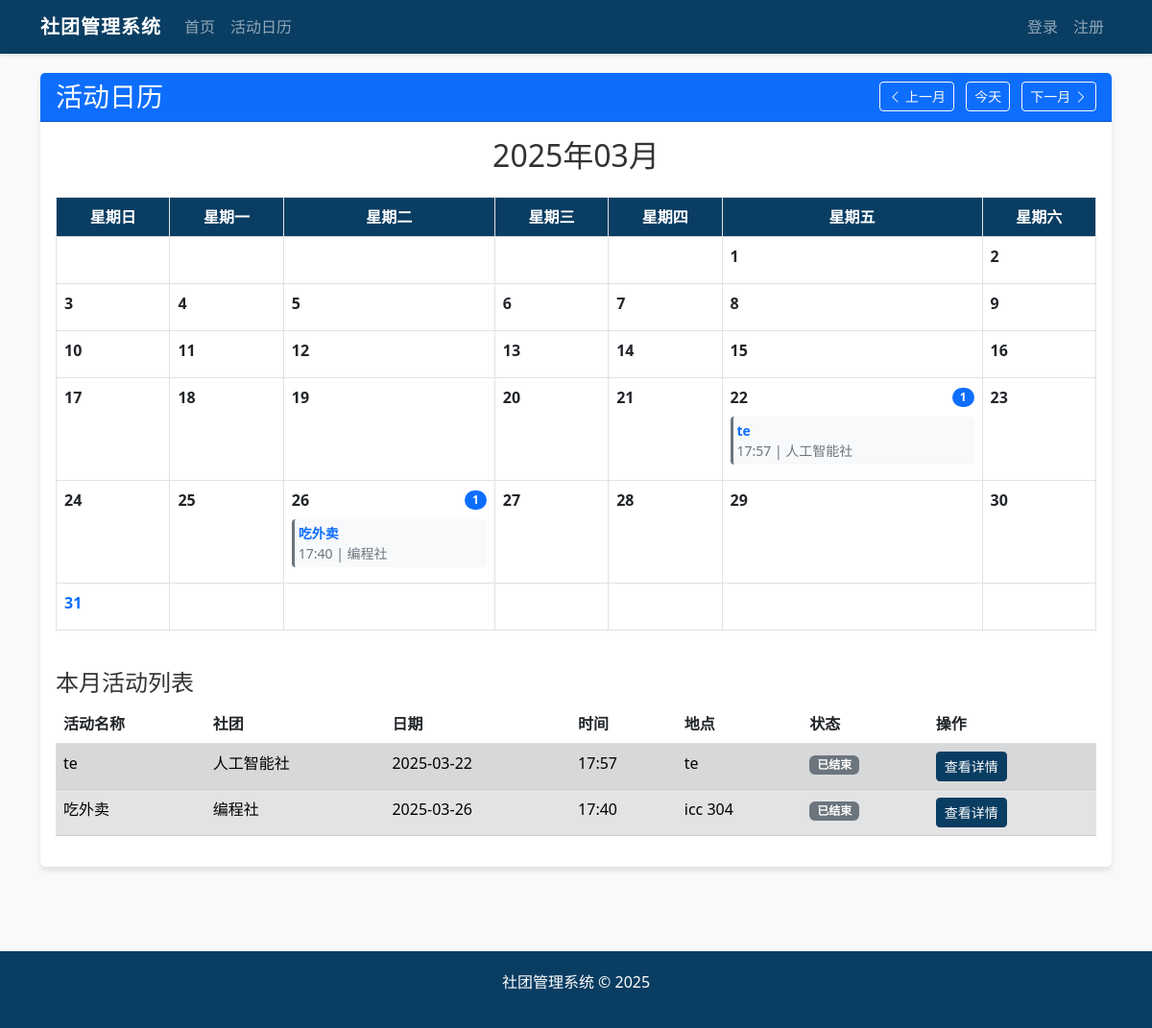
/calendar, run on the app's committed database.
### app/models.py (models this page shows, shortened)
class Activity(db.Model):
    __tablename__ = "activities"
    id = db.Column(db.Integer, primary_key=True)
    title = db.Column(db.String(128))
    description = db.Column(db.Text)
    event_date = db.Column(db.DateTime)
    location = db.Column(db.String(128))
    published_at = db.Column(db.DateTime, default=datetime.utcnow)
    click_count = db.Column(db.Integer, default=0)
    enroll_count = db.Column(db.Integer, default=0)
    max_participants = db.Column(db.Integer, default=0)  # 0表示不限制人数
    feedback_score = db.Column(db.Float, default=0)  # 学生反馈综合评分
    approved = db.Column(db.Boolean, default=False)  # 活动帖审核状态
    publisher_id = db.Column(db.Integer, db.ForeignKey('users.id'), nullable=True)
    club_id = db.Column(db.Integer, db.ForeignKey('clubs.id'))
    creator_id = db.Column(db.Integer, db.ForeignKey('users.id'), nullable=True)
    publisher = db.relationship('User', foreign_keys=[publisher_id], backref='published_activities')
    creator = db.relationship('User', foreign_keys=[creator_id], backref='created_activities')
    comments = db.relationship('Comment', backref='activity', lazy='dynamic')
    participants = db.relationship('Registration', backref='activity', lazy='dynamic')

class Club(db.Model):
    __tablename__ = "clubs"
    id = db.Column(db.Integer, primary_key=True)
    name = db.Column(db.String(64), unique=True)
    description = db.Column(db.Text)
    president_contact = db.Column(db.String(64))
    type = db.Column(db.String(64))   # 社团类型：科技类、公益类、学术类、活动类、文化类、体育类、艺术类
    score = db.Column(db.Float, default=0)   # 社团分数
    leader_id = db.Column(db.Integer, db.ForeignKey('users.id'), nullable=True)
    teacher_id = db.Column(db.Integer, db.ForeignKey('users.id'), nullable=True)
    creator_id = db.Column(db.Integer, db.ForeignKey('users.id'), nullable=True)
    created_at = db.Column(db.DateTime, default=datetime.utcnow)
    activities = db.relationship('Activity', backref='club', lazy='dynamic')
    leader = db.relationship('User', foreign_keys=[leader_id], backref='led_club')
    teacher = db.relationship('User', foreign_keys=[teacher_id], backref='guided_club')
    creator = db.relationship('User', foreign_keys=[creator_id], backref='created_clubs')

### app/views/main.py (the view)
@main_bp.route('/calendar')
def activity_calendar():
    now = get_beijing_time()
    year = request.args.get('year', type=int, default=now.year)
    month = request.args.get('month', type=int, default=now.month)
    if not (1 <= month <= 12):
        month = now.month
    first_day = datetime(year, month, 1, tzinfo=now.tzinfo)
    if month == 12:
        last_day = datetime(year + 1, 1, 1, tzinfo=now.tzinfo) - timedelta(days=1)
    else:
        last_day = datetime(year, month + 1, 1, tzinfo=now.tzinfo) - timedelta(days=1)
    cal = cal_module.monthcalendar(year, month)
    month_name = datetime(year, month, 1).strftime("%Y年%m月")
    activities = Activity.query.filter(
        Activity.event_date >= first_day,
        Activity.event_date <= last_day + timedelta(days=1),
        Activity.approved == True
    ).order_by(Activity.event_date).all()
    activity_by_day = {}
    for activity in activities:
        event_date = make_aware(activity.event_date)
        day = event_date.day
        if day not in activity_by_day:
            activity_by_day[day] = []
        activity_by_day[day].append({
            'activity': activity,
            'is_past': event_date < now
        })
    prev_month = month - 1
    prev_year = year
    if prev_month == 0:
        prev_month = 12
        prev_year = year - 1
    next_month = month + 1
    next_year = year
    if next_month == 13:
        next_month = 1
        next_year = year + 1
    return render_template('calendar.html',
                          cal=cal,
                          month_name=month_name,
                          activity_by_day=activity_by_day,
                          year=year,
                          month=month,
                          prev_year=prev_year,
                          prev_month=prev_month,
                          next_year=next_year,
                          next_month=next_month,
                          today=now)

### app/views/main.py (called while the page is built)
def get_beijing_time():
    beijing_tz = pytz.timezone('Asia/Shanghai')
    return datetime.now(beijing_tz)

def make_aware(dt):
    beijing_tz = pytz.timezone('Asia/Shanghai')
    if dt.tzinfo is None:
        return beijing_tz.localize(dt)
    return dt

### app/templates/calendar.html (shortened to what this page needs)
{% extends "layout.html" %}
{% block content %}
<div class="card">
    <div class="card-header bg-primary text-white">
        <div class="d-flex justify-content-between align-items-center">
            <h3 class="mb-0">活动日历</h3>
            <div>
                <a href="{{ url_for('main.activity_calendar', year=prev_year, month=prev_month) }}" class="btn btn-sm btn-outline-light me-2">
                    <i class="bi bi-chevron-left"></i> 上一月
                </a>
                <a href="{{ url_for('main.activity_calendar', year=today.year, month=today.month) }}" class="btn btn-sm btn-outline-light">
                    今天
                </a>
                <a href="{{ url_for('main.activity_calendar', year=next_year, month=next_month) }}" class="btn btn-sm btn-outline-light ms-2">
                    下一月 <i class="bi bi-chevron-right"></i>
                </a>
            </div>
        </div>
    </div>
    <div class="card-body">
        <h2 class="text-center mb-4">{{ month_name }}</h2>
        <div class="table-responsive">
            <table class="table table-bordered">
                <thead class="calendar-header">
                    <tr>
                        <th class="text-center">星期日</th>
                        <th class="text-center">星期一</th>
                        <th class="text-center">星期二</th>
                        <th class="text-center">星期三</th>
                        <th class="text-center">星期四</th>
                        <th class="text-center">星期五</th>
                        <th class="text-center">星期六</th>
                    </tr>
                </thead>
                <tbody>
                    {% for week in cal %}
                        <tr>
                            {% for day in week %}
                                {% if day != 0 %}
                                    {% set is_today = day == today.day and month == today.month and year == today.year %}
                                    <td class="calendar-day {% if is_today %}current-day{% endif %}">
                                        <div class="d-flex justify-content-between align-items-center mb-2">
                                            <span class="fw-bold {% if is_today %}text-primary{% endif %}">{{ day }}</span>
                                            {% if day in activity_by_day %}
                                                <span class="badge bg-primary rounded-pill">{{ activity_by_day[day]|length }}</span>
                                            {% endif %}
                                        </div>
                                        {% if day in activity_by_day %}
                                            {% for activity_info in activity_by_day[day] %}
                                                <div class="calendar-event {% if activity_info.is_past %}past-event{% else %}future-event{% endif %}">
                                                    <a href="{{ url_for('main.view_activity', activity_id=activity_info.activity.id) }}" class="text-decoration-none">
                                                        <div class="small fw-bold">{{ activity_info.activity.title|truncate(20) }}</div>
                                                        <div class="small text-muted">{{ activity_info.activity.event_date.strftime('%H:%M') }} | {{ activity_info.activity.club.name }}</div>
                                                    </a>
                                                </div>
                                            {% endfor %}
                                        {% endif %}
                                    </td>
                                {% else %}
                                    <td></td>
                                {% endif %}
                            {% endfor %}
                        </tr>
                    {% endfor %}
                </tbody>
            </table>
        </div>
        <div class="mt-4">
            <h4>本月活动列表</h4>
            {% set all_month_activities = [] %}
            {% for day, activities in activity_by_day.items() %}
                {% for activity_info in activities %}
                    {% set _ = all_month_activities.append(activity_info) %}
                {% endfor %}
            {% endfor %}
            {% if all_month_activities %}
                <div class="table-responsive">
                    <table class="table table-striped">
                        <thead>
                            <tr>
                                <th>活动名称</th>
                                <th>社团</th>
                                <th>日期</th>
                                <th>时间</th>
                                <th>地点</th>
                                <th>状态</th>
                                <th>操作</th>
                            </tr>
                        </thead>
                        <tbody>
                            {% for activity_info in all_month_activities|sort(attribute='activity.event_date') %}
                                <tr class="{% if activity_info.is_past %}table-secondary{% else %}table-success{% endif %}">
                                    <td>{{ activity_info.activity.title }}</td>
                                    <td>{{ activity_info.activity.club.name }}</td>
                                    <td>{{ activity_info.activity.event_date.strftime('%Y-%m-%d') }}</td>
                                    <td>{{ activity_info.activity.event_date.strftime('%H:%M') }}</td>
                                    <td>{{ activity_info.activity.location }}</td>
                                    <td>
                                        {% if activity_info.is_past %}
                                            <span class="badge bg-secondary">已结束</span>
                                        {% else %}
                                            <span class="badge bg-success">即将开始</span>
                                        {% endif %}
                                    </td>
                                    <td>
                                        <a href="{{ url_for('main.view_activity', activity_id=activity_info.activity.id) }}" class="btn btn-sm btn-primary">查看详情</a>
                                    </td>
                                </tr>
                            {% endfor %}
                        </tbody>
                    </table>
                </div>
            {% else %}
                <div class="alert alert-info">
                    <p class="mb-0">本月暂无活动</p>
                </div>
            {% endif %}
        </div>
    </div>
</div>
{% endblock %}

### app/templates/layout.html (style rules this page uses)
:root { --primary-color: #0a3d62; --secondary-color: #3c6382; --accent-color: #60a3bc; --light-bg: #f8f9fa; --dark-text: #333; }
body { font-family: "Microsoft YaHei", "Segoe UI", Roboto, sans-serif; background-color: var(--light-bg); color: var(--dark-text); min-height: 100vh; display: flex; flex-direction: column; }
.card { box-shadow: 0 4px 6px rgba(0, 0, 0, 0.1); border: none; margin-bottom: 20px; }
.card-header { font-weight: bold; background-color: var(--primary-color); color: white; }
.btn-primary { background-color: var(--primary-color); border-color: var(--primary-color); }
.calendar-event { border-left: 4px solid var(--primary-color); padding: 8px; margin-bottom: 8px; background-color: rgba(96, 163, 188, 0.1); }
.calendar-day { min-height: 120px; overflow-y: auto; padding: 5px; }
.current-day { background-color: rgba(96, 163, 188, 0.2); }
.calendar-header { background-color: var(--primary-color); color: white; }

### app/templates/calendar.html (style rules this page uses)
.calendar-event { margin-bottom: 0.5rem; padding: 0.25rem; border-radius: 0.25rem; }
.past-event { background-color: #f8f9fa; border-left: 3px solid #6c757d; }
.current-day { background-color: #e3f2fd; }

### data on the page
Activity: activity "te", activity.event_date "17:57", activity "te", activity.event_date "2025-03-22", activity.event_date "17:57", activity.location "te"
Club: activity.club.name "人工智能社", activity.club.name "人工智能社"
Activity: activity "吃外卖", activity.event_date "17:40", activity "吃外卖", activity.event_date "2025-03-26", activity.event_date "17:40", activity.location "icc 304"
Club: activity.club.name "编程社", activity.club.name "编程社"

### other printed values
{{ month_name }} "2025年03月"
{{ day }} "1" "2" "3" "4" "5" "6" "7" "8" "9" "10" "11" "12" "13" "14" "15" "16" "17" "18" "19" "20" "21" "22" "23" "24" "25" "26" "27" "28" "29" "30" "31"
{{ activity_by_day[day]|length }} "1" "1"
